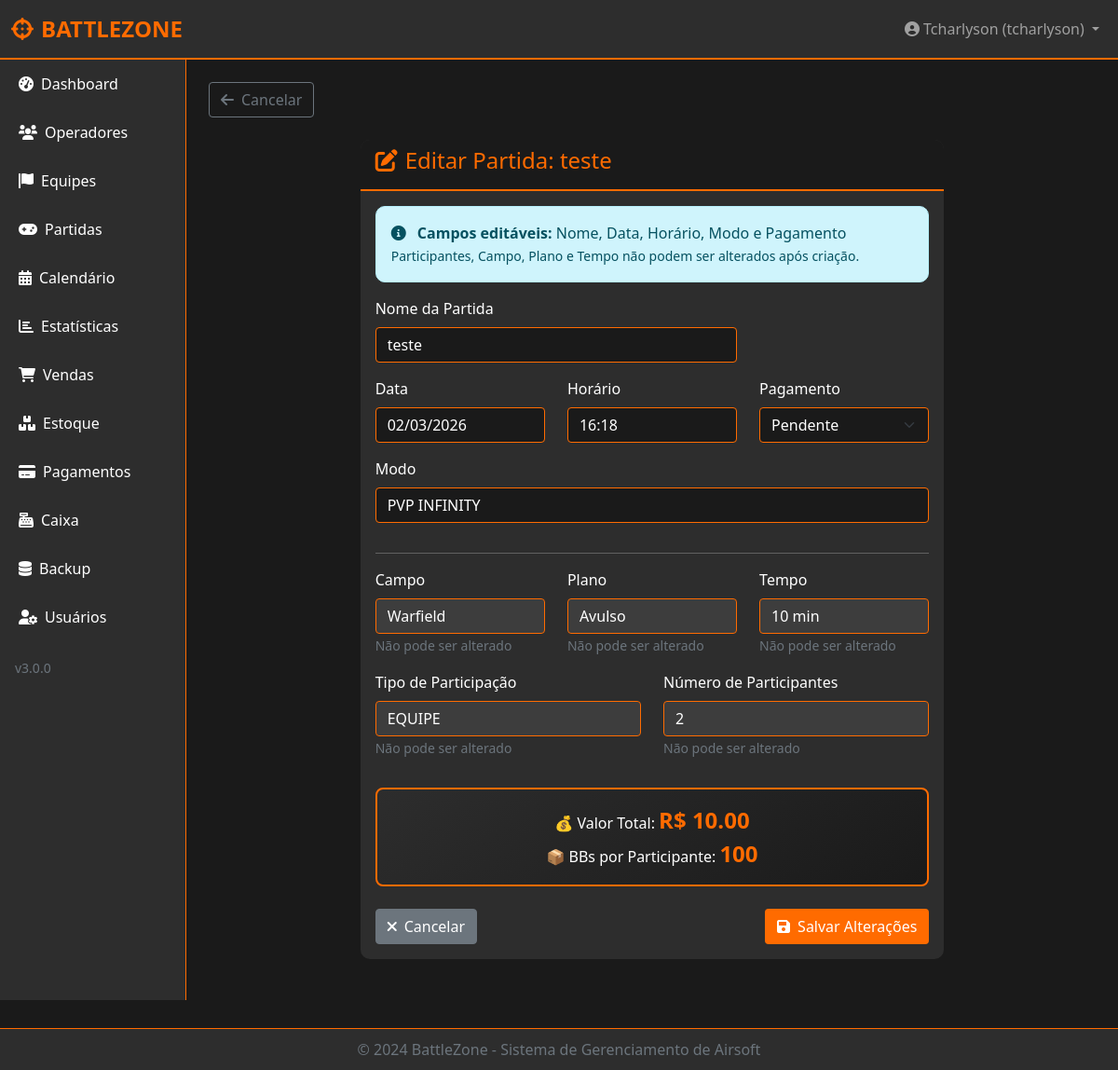
Screenshot of /partidas/1/editar (signed in) with the database file from the repository.
### backend/models.py (models this page shows, shortened)
class User(UserMixin, db.Model):
    __tablename__ = 'users'
    id = db.Column(db.Integer, primary_key=True)
    username = db.Column(db.String(80), unique=True, nullable=False)
    nome = db.Column(db.String(120), nullable=False)
    email = db.Column(db.String(120), unique=True, nullable=False)
    cpf = db.Column(db.String(14), unique=True, nullable=True)
    telefone = db.Column(db.String(20), nullable=True)
    data_nascimento = db.Column(db.String(10), nullable=True)
    idade = db.Column(db.Integer, nullable=True)
    password_hash = db.Column(db.String(200), nullable=False)
    salt = db.Column(db.String(32), nullable=False)
    nivel = db.Column(db.String(20), nullable=False, default='operador')
    status = db.Column(db.String(20), default='pendente')
    tentativas = db.Column(db.Integer, default=0)
    session_token = db.Column(db.String(100), unique=True, nullable=True)
    last_activity = db.Column(db.DateTime, default=datetime.utcnow)
    created_at = db.Column(db.DateTime, default=datetime.utcnow)
    approved_at = db.Column(db.DateTime, nullable=True)
    approved_by = db.Column(db.String(80), nullable=True)
    last_login = db.Column(db.DateTime, nullable=True)
    partidas_criadas = db.relationship('Partida', back_populates='criador', lazy=True, foreign_keys='Partida.created_by')
    operador_id = db.Column(db.Integer, db.ForeignKey('operadores.id'), nullable=True)
    operador = db.relationship('Operador', backref='usuario', uselist=False)
    two_factor_enabled = db.Column(db.Boolean, default=False)
    two_factor_secret = db.Column(db.String(32), nullable=True)  # Segredo TOTP em base32
    backup_codes = db.Column(db.Text, nullable=True)  # JSON com códigos de backup
    two_factor_verified_at = db.Column(db.DateTime, nullable=True)
    password_reset_token = db.Column(db.String(100), unique=True, nullable=True)
    password_reset_expires = db.Column(db.DateTime, nullable=True)
    terms_accepted = db.Column(db.Boolean, default=False)
    terms_accepted_date = db.Column(db.DateTime, nullable=True)
    def tem_permissao(self, recurso):
        if self.nivel == 'admin':
            return True

class Partida(db.Model):
    __tablename__ = 'partidas'
    id = db.Column(db.Integer, primary_key=True)
    old_id = db.Column(db.String(50), unique=True, nullable=True)
    nome = db.Column(db.String(100), nullable=False)
    data = db.Column(db.String(20), nullable=False)
    horario = db.Column(db.String(10), nullable=False)
    campo = db.Column(db.String(20), nullable=False)
    plano = db.Column(db.String(50), nullable=False)
    tempo = db.Column(db.String(20), nullable=False)
    modo = db.Column(db.String(50), nullable=False)
    tipo_participacao = db.Column(db.String(20), default='individual')
    valor_total = db.Column(db.Float, default=0)
    valor_por_participante = db.Column(db.Float, default=0)
    bbs_por_pessoa = db.Column(db.Integer, default=0)
    total_bbs = db.Column(db.Integer, default=0)
    status = db.Column(db.String(20), default='Agendada')
    finalizada = db.Column(db.Boolean, default=False)
    equipe_vencedora = db.Column(db.String(20), nullable=True)
    placar_equipe1 = db.Column(db.Integer, default=0)
    placar_equipe2 = db.Column(db.Integer, default=0)
    mvp_id = db.Column(db.Integer, db.ForeignKey('operadores.id'), nullable=True)
    pagamento = db.Column(db.String(20), default='Pendente')
    version = db.Column(db.Integer, default=1)
    locked_by = db.Column(db.Integer, db.ForeignKey('users.id'), nullable=True)
    locked_at = db.Column(db.DateTime, nullable=True)
    created_at = db.Column(db.DateTime, default=datetime.utcnow)
    created_by = db.Column(db.Integer, db.ForeignKey('users.id'), nullable=True)
    mvp = db.relationship('Operador', foreign_keys=[mvp_id])
    criador = db.relationship('User', foreign_keys=[created_by], back_populates='partidas_criadas')
    participantes = db.relationship('PartidaParticipante', back_populates='partida', cascade='all, delete-orphan')

### app.py (the view, shortened to what this page needs)
@app.route('/partidas/<int:id>/editar', methods=['GET', 'POST'])
@login_required
@requer_permissao('partidas')
def editar_partida(id):
    from datetime import datetime
    partida = Partida.query.get_or_404(id)
    é_operador = current_user.nivel == 'operador'
    é_staff = current_user.nivel in ['admin', 'gerente']
    if request.method == 'GET':
        return render_template('partidas/editar.html',
                             partida=partida,
                             é_staff=é_staff)

### frontend/templates/partidas/editar.html (shortened to what this page needs)
{% extends "base.html" %}
{% block content %}
<div class="mb-4">
    <button onclick="history.back()" class="btn btn-outline-secondary">
        <i class="fas fa-arrow-left me-2"></i>Cancelar
    </button>
</div>
<div class="row justify-content-center">
    <div class="col-md-8">
        <div class="card">
            <div class="card-header">
                <h4><i class="fas fa-edit me-2"></i>Editar Partida: {{ partida.nome }}</h4>
            </div>
            <div class="card-body">
                <div class="alert alert-info" role="alert">
                    <i class="fas fa-info-circle me-2"></i>
                    <strong>Campos editáveis:</strong> Nome, Data, Horário, Modo e Pagamento
                    <br>
                    <small>Participantes, Campo, Plano e Tempo não podem ser alterados após criação.</small>
                </div>
                <form method="POST">
                    <div class="row">
                        <div class="col-md-8 mb-3">
                            <label class="form-label">Nome da Partida</label>
                            <input type="text" name="nome" class="form-control" value="{{ partida.nome }}" required>
                        </div>
                    </div>
                    <div class="row">
                        <div class="col-md-4 mb-3">
                            <label class="form-label">Data</label>
                            <input type="text" name="data" class="form-control" value="{{ partida.data }}" placeholder="DD/MM/YYYY" required>
                        </div>
                        <div class="col-md-4 mb-3">
                            <label class="form-label">Horário</label>
                            <input type="text" name="horario" class="form-control" value="{{ partida.horario }}" placeholder="HH:MM" required>
                        </div>
                        <div class="col-md-4 mb-3">
                            <label class="form-label">Pagamento</label>
                            <select name="pagamento" class="form-select">
                                <option value="Pendente" {% if partida.pagamento == 'Pendente' %}selected{% endif %}>Pendente</option>
                            </select>
                        </div>
                    </div>
                    <div class="row">
                        <div class="col-md-12 mb-3">
                            <label class="form-label">Modo</label>
                            <input type="text" name="modo" class="form-control" value="{{ partida.modo }}" required>
                        </div>
                    </div>
                    <hr>
                    <div class="row">
                        <div class="col-md-4 mb-3">
                            <label class="form-label">Campo</label>
                            <input type="text" class="form-control campo-desabilitado" value="{{ partida.campo }}" disabled>
                            <small class="text-muted">Não pode ser alterado</small>
                        </div>
                        <div class="col-md-4 mb-3">
                            <label class="form-label">Plano</label>
                            <input type="text" class="form-control campo-desabilitado" value="{{ partida.plano }}" disabled>
                            <small class="text-muted">Não pode ser alterado</small>
                        </div>
                        <div class="col-md-4 mb-3">
                            <label class="form-label">Tempo</label>
                            <input type="text" class="form-control campo-desabilitado" value="{{ partida.tempo }}" disabled>
                            <small class="text-muted">Não pode ser alterado</small>
                        </div>
                    </div>
                    <div class="row">
                        <div class="col-md-6 mb-3">
                            <label class="form-label">Tipo de Participação</label>
                            <input type="text" class="form-control campo-desabilitado" value="{{ partida.tipo_participacao|upper }}" disabled>
                            <small class="text-muted">Não pode ser alterado</small>
                        </div>
                        <div class="col-md-6 mb-3">
                            <label class="form-label">Número de Participantes</label>
                            <input type="text" class="form-control campo-desabilitado" value="{{ partida.participantes|length }}" disabled>
                            <small class="text-muted">Não pode ser alterado</small>
                        </div>
                    </div>
                    <div class="info-box">
                        <div>💰 Valor Total: <span class="info-valor">R$ {{ "%.2f"|format(partida.valor_total) }}</span></div>
                        <div>📦 BBs por Participante: <span class="info-valor">{{ partida.bbs_por_pessoa }}</span></div>
                    </div>
                    <div class="d-flex justify-content-between mt-4">
                        <button onclick="history.back()" class="btn btn-secondary">
                            <i class="fas fa-times me-2"></i>Cancelar
                        </button>
                        <button type="submit" class="btn" style="background-color: var(--laranja); color: white;">
                            <i class="fas fa-save me-2"></i>Salvar Alterações
                        </button>
                    </div>
                </form>
            </div>
        </div>
    </div>
</div>
{% endblock %}

### frontend/templates/base.html (shortened to what this page needs)
<!DOCTYPE html>
<html lang="pt-BR">
<head>
    <link href="https://cdn.jsdelivr.net/npm/bootstrap@5.1.3/dist/css/bootstrap.min.css" rel="stylesheet">
    <link rel="stylesheet" href="https://cdnjs.cloudflare.com/ajax/libs/font-awesome/6.0.0/css/all.min.css">
</head>
<body>
    <nav class="navbar navbar-expand-lg navbar-dark">
        <div class="container-fluid">
            {% if current_user.is_authenticated %}
                <a class="navbar-brand" href="{{ url_for('dashboard') }}">
                    <i class="fas fa-crosshairs me-2"></i>BATTLEZONE
                </a>
            {% else %}
                <a class="navbar-brand" href="{{ url_for('index') }}#sobre">
                    <i class="fas fa-crosshairs me-2"></i>BATTLEZONE
                </a>
            {% endif %}
            <div class="collapse navbar-collapse" id="navbarNav">
                <ul class="navbar-nav ms-auto">
                    {% if current_user.is_authenticated %}
                    <li class="nav-item dropdown">
                        <a class="nav-link dropdown-toggle" href="#" id="userDropdown" role="button" data-bs-toggle="dropdown">
                            <i class="fas fa-user-circle me-1"></i>{{ current_user.nome }} ({{ current_user.warname or current_user.username }})
                        </a>
                    </li>
                    {% endif %}
                </ul>
            </div>
        </div>
    </nav>
    <div class="container-fluid">
        <div class="row">
            {% if current_user.is_authenticated %}
            <div class="col-md-2 p-0 sidebar">
                <div class="nav flex-column">
                    <a class="nav-link {% if request.endpoint == 'dashboard' %}active{% endif %}" href="{{ url_for('dashboard') }}">
                        <i class="fas fa-tachometer-alt me-2"></i>Dashboard
                    </a>
                    {% if current_user.tem_permissao('operadores') %}
                    <a class="nav-link {% if request.endpoint in ['listar_operadores', 'novo_operador', 'ver_operador', 'editar_operador'] %}active{% endif %}" href="{{ url_for('listar_operadores') }}">
                        <i class="fas fa-users me-2"></i>Operadores
                    </a>
                    {% endif %}
                    {% if current_user.tem_permissao('equipes') %}
                    <a class="nav-link {% if request.endpoint in ['listar_equipes', 'nova_equipe', 'ver_equipe', 'editar_equipe'] %}active{% endif %}" href="{{ url_for('listar_equipes') }}">
                        <i class="fas fa-flag me-2"></i>Equipes
                    </a>
                    {% endif %}
                    {% if current_user.tem_permissao('partidas') %}
                    <a class="nav-link {% if request.endpoint in ['listar_partidas', 'nova_partida', 'ver_partida'] %}active{% endif %}" href="{{ url_for('listar_partidas') }}">
                        <i class="fas fa-gamepad me-2"></i>Partidas
                    </a>
                    {% endif %}
                    {% if current_user.tem_permissao('calendario') %}
                    <a class="nav-link {% if request.endpoint == 'calendario' %}active{% endif %}" href="{{ url_for('calendario') }}">
                        <i class="fas fa-calendar-alt me-2"></i>Calendário
                    </a>
                    {% endif %}
                    {% if current_user.tem_permissao('estatisticas') %}
                    <a class="nav-link {% if request.endpoint == 'estatisticas' %}active{% endif %}" href="{{ url_for('estatisticas') }}">
                        <i class="fas fa-chart-bar me-2"></i>Estatísticas
                    </a>
                    {% endif %}
                    {% if current_user.tem_permissao('vendas') %}
                    <a class="nav-link {% if request.endpoint in ['listar_vendas', 'nova_venda'] %}active{% endif %}" href="{{ url_for('listar_vendas') }}">
                        <i class="fas fa-shopping-cart me-2"></i>Vendas
                    </a>
                    {% endif %}
                    {% if current_user.tem_permissao('estoque') %}
                    <a class="nav-link {% if request.endpoint in ['listar_estoque', 'novo_item', 'editar_item'] %}active{% endif %}" href="{{ url_for('listar_estoque') }}">
                        <i class="fas fa-boxes me-2"></i>Estoque
                    </a>
                    {% endif %}
                    {% if current_user.nivel in ['admin', 'gerente', 'financeiro'] %}
                    <a class="nav-link {% if request.endpoint in ['pagamentos.listar_pagamentos', 'pagamentos.registrar_pagamento', 'pagamentos.editar_pagamento'] %}active{% endif %}" href="{{ url_for('pagamentos.listar_pagamentos') }}">
                        <i class="fas fa-credit-card me-2"></i>Pagamentos
                    </a>
                    {% endif %}
                    {% if current_user.tem_permissao('caixa') %}
                    <a class="nav-link {% if request.endpoint == 'caixa' %}active{% endif %}" href="{{ url_for('caixa') }}">
                        <i class="fas fa-cash-register me-2"></i>Caixa
                    </a>
                    {% endif %}
                    {% if current_user.nivel in ['admin', 'gerente'] %}
                    <a class="nav-link {% if request.endpoint == 'admin_backups' %}active{% endif %}" href="{{ url_for('admin_backups') }}">
                        <i class="fas fa-database me-2"></i>Backup
                    </a>
                    {% endif %}
                    {% if current_user.nivel in ['admin', 'gerente'] %}
                    <a class="nav-link {% if request.endpoint == 'admin_usuarios' %}active{% endif %}" href="{{ url_for('admin_usuarios') }}">
                        <i class="fas fa-user-cog me-2"></i>Usuários
                    </a>
                    {% endif %}
                </div>
                <div class="mt-auto p-3">
                    <small class="text-muted">v3.0.0</small>
                </div>
            </div>
            {% endif %}
            <div class="{% if current_user.is_authenticated %}col-md-10{% else %}col-md-12{% endif %} p-4">
                {% block content %}{% endblock %}
            </div>
        </div>
    </div>
    {% if current_user.is_authenticated %}
    <footer class="footer">
        <div class="container">
            <span>&copy; 2024 BattleZone - Sistema de Gerenciamento de Airsoft</span>
        </div>
    </footer>
    {% endif %}
</body>
</html>

### rows the page displays
User: nome "Tcharlyson", username "tcharlyson"
Partida: nome "teste", data "02/03/2026", horario "16:18", pagamento "Pendente", modo "PVP INFINITY", campo "Warfield", plano "Avulso", tempo "10 min", tipo_participacao "EQUIPE", valor_total "10.00", bbs_por_pessoa "100"
